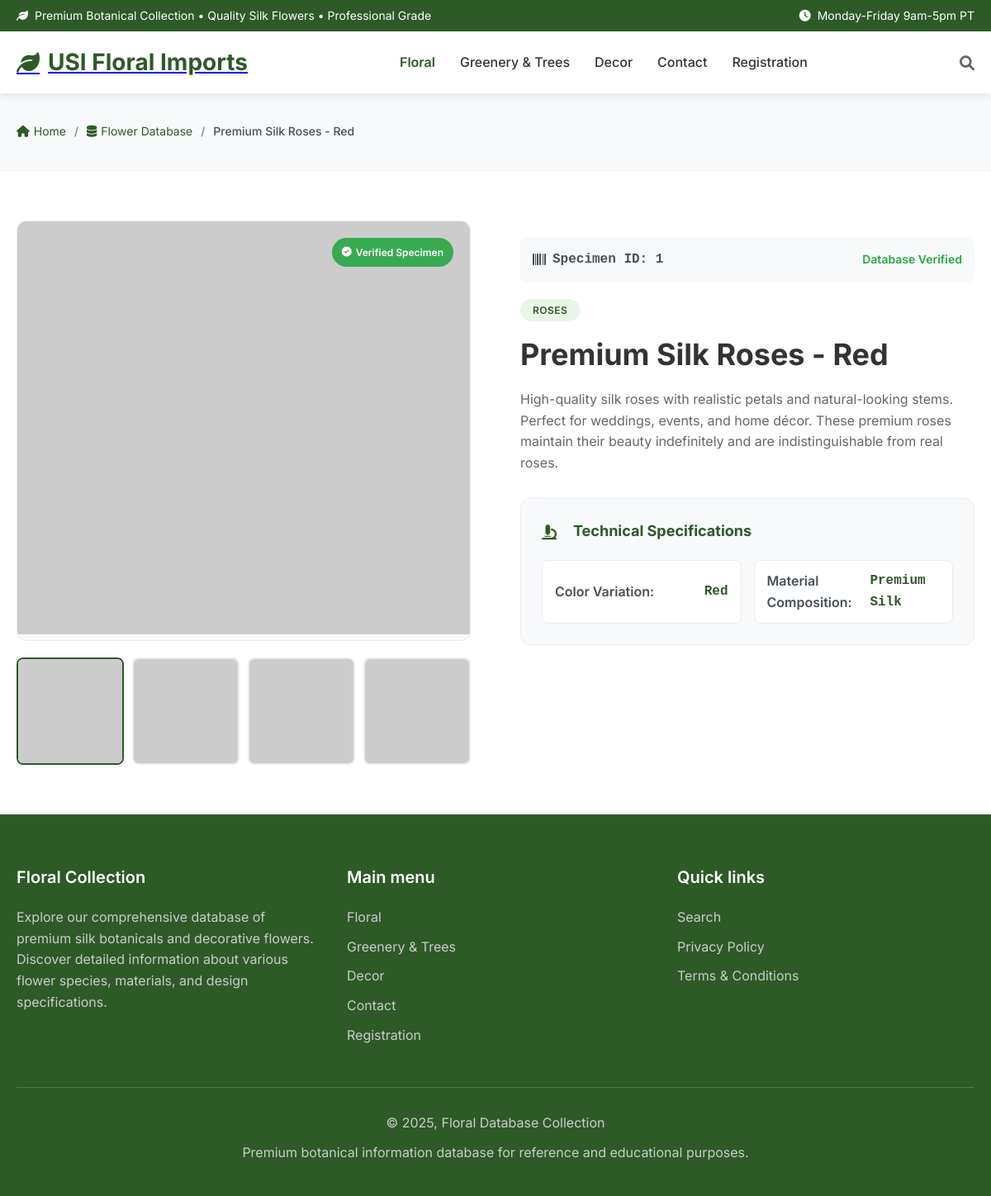
The app's page /product-detail.php?id=1 with its own data.
### tables this page shows
CREATE TABLE products (
    id INT AUTO_INCREMENT PRIMARY KEY,
    name VARCHAR(200) NOT NULL,
    slug VARCHAR(200) NOT NULL UNIQUE,
    description TEXT,
    short_description VARCHAR(500),
    category_id INT NOT NULL,
    price DECIMAL(10,2) NOT NULL,
    wholesale_price DECIMAL(10,2),
    min_quantity INT DEFAULT 1,
    min_quantity_unit VARCHAR(50) DEFAULT 'pieces',
    stock_quantity INT DEFAULT 0,
    sku VARCHAR(100) UNIQUE,
    image_url TEXT,
    gallery_images JSON,
    featured BOOLEAN DEFAULT FALSE,
    active BOOLEAN DEFAULT TRUE,
    meta_title VARCHAR(255),
    meta_description TEXT,
    weight DECIMAL(8,2),
    dimensions VARCHAR(100),
    color VARCHAR(50),
    material VARCHAR(100),
    created_at TIMESTAMP DEFAULT CURRENT_TIMESTAMP,
    updated_at TIMESTAMP DEFAULT CURRENT_TIMESTAMP ON UPDATE CURRENT_TIMESTAMP,
    
    FOREIGN KEY (category_id) REFERENCES categories(id) ON DELETE CASCADE,
    INDEX idx_category (category_id),
    INDEX idx_active (active),
    INDEX idx_featured (featured),
    INDEX idx_price (price),
    FULLTEXT idx_search (name, description, short_description)
);

CREATE TABLE categories (
    id INT AUTO_INCREMENT PRIMARY KEY,
    name VARCHAR(100) NOT NULL,
    slug VARCHAR(100) NOT NULL UNIQUE,
    description TEXT,
    image_url VARCHAR(255),
    active BOOLEAN DEFAULT TRUE,
    created_at TIMESTAMP DEFAULT CURRENT_TIMESTAMP,
    updated_at TIMESTAMP DEFAULT CURRENT_TIMESTAMP ON UPDATE CURRENT_TIMESTAMP
);

### includes/database.php (called while the page is built, shortened)
<?php
class Database {
    private static $instance = null;
    private $connection;
    private $host = 'localhost';
    private $database = 'usi_floral_db';
    private $username = 'root';
    private $password = '';
    private $charset = 'utf8mb4';
    private function __construct() {
        try {
            $dsn = "mysql:host={$this->host};dbname={$this->database};charset={$this->charset}";
            $options = [
                PDO::ATTR_ERRMODE            => PDO::ERRMODE_EXCEPTION,
                PDO::ATTR_DEFAULT_FETCH_MODE => PDO::FETCH_ASSOC,
                PDO::ATTR_EMULATE_PREPARES   => false,
            ];
            $this->connection = new PDO($dsn, $this->username, $this->password, $options);
        } catch (PDOException $e) {
            throw new PDOException("Error de conexión: " . $e->getMessage());
        }
    }
    public static function getInstance() {
        if (self::$instance === null) {
            self::$instance = new self();
        }
        return self::$instance;
    }
    public function getConnection() {
        return $this->connection;
    }
}
class ProductManager {
    private $db;
    public function __construct() {
        $this->db = Database::getInstance()->getConnection();
    }
    public function getProductById($id) {
        try {
            $sql = "SELECT
                        p.*, c.name as category_name, c.slug as category_slug
                    FROM products p
                    JOIN categories c ON p.category_id = c.id
                    WHERE p.id = ? AND p.active = TRUE";
            $stmt = $this->db->prepare($sql);
            $stmt->execute([$id]);
            return $stmt->fetch();
        } catch (Exception $e) {
            error_log("Get Product By ID Error: " . $e->getMessage());
            return false;
        }
    }
}
?>

### product-detail.php (the view, shortened to what this page needs)
<?php
$productId = $_GET['id'] ?? null;
$product = null;
try {
    require_once 'includes/database.php';
    $productManager = new ProductManager();
    try {
        $product = $productManager->getProductById($productId);
    } catch (Exception $e) {
        $errorMessage = "Error loading product: " . $e->getMessage();
    }
} catch (Exception $e) {
    $errorMessage = "Database connection error: " . $e->getMessage();
    $product = [
        'id' => $productId,
        'name' => 'Sample Product #' . $productId,
        'description' => 'This is a sample product because the database is not connected. Please run setup-database.php first.',
        'short_description' => 'Sample product',
        'price' => 45.99,
        'wholesale_price' => 32.00,
        'stock_quantity' => 150,
        'sku' => 'SAMPLE-' . str_pad($productId, 3, '0', STR_PAD_LEFT),
        'image_url' => 'https://via.placeholder.com/600x600/e8f5e8/2d5a27?text=Sample+Product+' . $productId,
        'color' => 'Sample Color',
        'material' => 'Sample Material',
        'category_name' => 'Sample Category'
    ];
}
?>
<!DOCTYPE html>
<html lang="en">
<head>
    <link rel="stylesheet" href="css/style.css">
    <link href="https://cdnjs.cloudflare.com/ajax/libs/font-awesome/6.0.0/css/all.min.css" rel="stylesheet">
</head>
<body>
    <header class="header">
        <div class="header-top">
            <div class="container">
                <div class="header-info">
                    <span><i class="fas fa-leaf"></i> Premium Botanical Collection • Quality Silk Flowers • Professional Grade</span>
                    <span><i class="fas fa-clock"></i> Monday-Friday 9am-5pm PT</span>
                </div>
            </div>
        </div>
        <div class="header-main">
            <div class="container">
                <div class="header-content">
                    <div class="logo">
                        <a href="index.php"><h1><i class="fas fa-leaf"></i> USI Floral Imports</h1></a>
                    </div>
                    <nav class="main-nav">
                        <ul>
                            <li><a href="floral.php" class="active">Floral</a></li>
                            <li><a href="greenery.php">Greenery & Trees</a></li>
                            <li><a href="decor.php">Decor</a></li>
                            <li><a href="contact.php">Contact</a></li>
                            <li><a href="registration.php">Registration</a></li>
                        </ul>
                    </nav>
                    <div class="header-actions">
                        <i class="fas fa-search search-icon"></i>
                    </div>
                </div>
            </div>
        </div>
    </header>
    <section class="breadcrumb-section">
        <div class="container">
            <nav class="breadcrumb">
                <a href="index.php"><i class="fas fa-home"></i> Home</a>
                <span class="separator">/</span>
                <a href="floral.php"><i class="fas fa-database"></i> Flower Database</a>
                <span class="separator">/</span>
                <span class="current"><?php echo $product ? htmlspecialchars($product['name']) : 'Product Detail'; ?></span>
            </nav>
        </div>
    </section>
    <?php if ($product): ?>
    <section class="product-detail-section">
        <div class="container">
            <div class="product-detail-grid">
                <div class="product-image-section">
                    <div class="main-image">
                        <img src="<?php echo htmlspecialchars($product['image_url']); ?>"
                             alt="<?php echo htmlspecialchars($product['name']); ?>"
                             onerror="this.src='https://via.placeholder.com/600x600/e8f5e8/2d5a27?text=🌸+<?php echo urlencode($product['name']); ?>'">
                        <div class="image-badge">
                            <i class="fas fa-check-circle"></i> Verified Specimen
                        </div>
                    </div>
                    <div class="image-gallery">
                        <div class="gallery-item active">
                            <img src="<?php echo htmlspecialchars($product['image_url']); ?>" alt="Main view">
                        </div>
                        <div class="gallery-item">
                            <img src="https://via.placeholder.com/150x150/f0f8f0/2d5a27?text=Detail+1" alt="Detail view 1">
                        </div>
                        <div class="gallery-item">
                            <img src="https://via.placeholder.com/150x150/f0f8f0/2d5a27?text=Detail+2" alt="Detail view 2">
                        </div>
                        <div class="gallery-item">
                            <img src="https://via.placeholder.com/150x150/f0f8f0/2d5a27?text=Detail+3" alt="Detail view 3">
                        </div>
                    </div>
                </div>
                <div class="product-info-section">
                    <div class="product-header">
                        <div class="specimen-id">
                            <i class="fas fa-barcode"></i> Specimen ID: <?php echo $product['id']; ?>
                        </div>
                        <div class="verification-status">
                            <i class="fas fa-shield-check"></i> Database Verified
                        </div>
                    </div>
                    <div class="taxonomic-classification">
                        <span class="family-tag"><?php echo htmlspecialchars($product['category_name']); ?></span>
                    </div>
                    <h1 class="product-title"><?php echo htmlspecialchars($product['name']); ?></h1>
                    <div class="product-description">
                        <p><?php echo htmlspecialchars($product['description'] ?? $product['short_description']); ?></p>
                    </div>
                    <div class="technical-specs">
                        <h3><i class="fas fa-microscope"></i> Technical Specifications</h3>
                        <div class="specs-grid">
                            <?php if (isset($product['color']) && $product['color']): ?>
                            <div class="spec-item">
                                <span class="spec-label">Color Variation:</span>
                                <span class="spec-value"><?php echo htmlspecialchars($product['color']); ?></span>
                            </div>
                            <?php endif; ?>
                            <?php if (isset($product['material']) && $product['material']): ?>
                            <div class="spec-item">
                                <span class="spec-label">Material Composition:</span>
                                <span class="spec-value"><?php echo htmlspecialchars($product['material']); ?></span>
                            </div>
                            <?php endif; ?>
                        </div>
                    </div>
                </div>
            </div>
        </div>
    </section>
    <?php endif; ?>
    <footer class="footer">
        <div class="container">
            <div class="footer-content">
                <div class="footer-section">
                    <h4>Floral Collection</h4>
                    <p>Explore our comprehensive database of premium silk botanicals and decorative flowers. Discover detailed information about various flower species, materials, and design specifications.</p>
                </div>
                <div class="footer-section">
                    <h4>Main menu</h4>
                    <ul>
                        <li><a href="floral.php">Floral</a></li>
                        <li><a href="greenery.php">Greenery & Trees</a></li>
                        <li><a href="decor.php">Decor</a></li>
                        <li><a href="contact.php">Contact</a></li>
                        <li><a href="registration.php">Registration</a></li>
                    </ul>
                </div>
                <div class="footer-section">
                    <h4>Quick links</h4>
                    <ul>
                        <li><a href="search.php">Search</a></li>
                        <li><a href="privacy.php">Privacy Policy</a></li>
                        <li><a href="terms.php">Terms & Conditions</a></li>
                    </ul>
                </div>
            </div>
            <div class="footer-bottom">
                <p>&copy; 2025, Floral Database Collection</p>
                <p>Premium botanical information database for reference and educational purposes.</p>
            </div>
        </div>
    </footer>
</body>
</html>

### css/style.css (style rules this page uses)
* { margin: 0; padding: 0; box-sizing: border-box; }
body { font-family: 'Inter', sans-serif; line-height: 1.6; color: #333; background-color: #fff; }
.container { max-width: 1200px; margin: 0 auto; padding: 0 20px; }
.header { position: sticky; top: 0; background-color: white; box-shadow: 0 2px 10px rgba(0,0,0,0.1); z-index: 1000; }
.header-top { background-color: #2d5a27; color: white; padding: 8px 0; font-size: 14px; }
.header-info { display: flex; justify-content: space-between; align-items: center; }
.header-info span { display: flex; align-items: center; gap: 8px; }
.header-main { padding: 15px 0; }
.header-content { display: flex; justify-content: space-between; align-items: center; }
.logo h1 { color: #2d5a27; font-size: 28px; font-weight: 700; display: flex; align-items: center; gap: 10px; }
.main-nav ul { display: flex; list-style: none; gap: 30px; }
.main-nav a { text-decoration: none; color: #333; font-weight: 500; transition: color 0.3s ease; }
.header-actions { display: flex; align-items: center; gap: 20px; }
.search-icon { font-size: 18px; color: #666; cursor: pointer; }
.footer { background-color: #2d5a27; color: white; padding: 60px 0 30px; }
.footer-content { display: grid; grid-template-columns: repeat(auto-fit, minmax(250px, 1fr)); gap: 40px; margin-bottom: 40px; }
.footer-section h4 { font-size: 20px; font-weight: 600; margin-bottom: 20px; }
.footer-section ul { list-style: none; }
.footer-section ul li { margin-bottom: 10px; }
.footer-section a { color: #ccc; text-decoration: none; transition: color 0.3s ease; }
.footer-section p { color: #ccc; line-height: 1.6; }
.footer-bottom { border-top: 1px solid #4a7c43; padding-top: 30px; text-align: center; }
.footer-bottom p { color: #ccc; margin-bottom: 10px; }
.main-nav a.active { color: #2d5a27; font-weight: 600; }
.breadcrumb { margin: 20px 0; display: flex; align-items: center; gap: 10px; font-size: 0.9rem; }
.breadcrumb a { color: #2d5a27; text-decoration: none; }
.breadcrumb .separator { color: #666; }
.breadcrumb .current { color: #666; font-weight: 500; }
.flower-description, .technical-specs { margin-bottom: 30px; }
.flower-description h3, .technical-specs h3 { color: #2d5a27; margin-bottom: 15px; font-size: 1.3rem; }
.flower-description h3 i, .technical-specs h3 i { margin-right: 10px; }
.specs-grid { display: grid; gap: 15px; }
.spec-item { display: flex; align-items: center; padding: 12px; background: #f8f9fa; border-radius: 8px; }
.spec-label { font-weight: 600; color: #495057; min-width: 120px; display: flex; align-items: center; }
.spec-value { color: #666; }

### records on screen
products: name "Premium Silk Roses - Red", id "1", category.name "ROSES", description "High-quality silk roses with realistic petals and natural-looking stems. Perfect for weddings, events, and home décor. These premium roses maintain their beauty indefinitely and are indistinguishable from real roses.", color "Red", material "Premium Silk"
